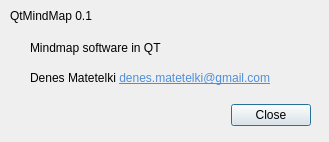
<?xml version="1.0" encoding="UTF-8"?>
<ui version="4.0">
 <class>AboutDialog</class>
 <widget class="QDialog" name="AboutDialog">
  <property name="enabled">
   <bool>true</bool>
  </property>
  <property name="geometry">
   <rect>
    <x>0</x>
    <y>0</y>
    <width>329</width>
    <height>142</height>
   </rect>
  </property>
  <property name="sizePolicy">
   <sizepolicy hsizetype="Fixed" vsizetype="Fixed">
    <horstretch>0</horstretch>
    <verstretch>0</verstretch>
   </sizepolicy>
  </property>
  <property name="windowTitle">
   <string>About QtMindMap</string>
  </property>
  <property name="sizeGripEnabled">
   <bool>false</bool>
  </property>
  <widget class="QDialogButtonBox" name="buttonBox">
   <property name="geometry">
    <rect>
     <x>100</x>
     <y>100</y>
     <width>211</width>
     <height>31</height>
    </rect>
   </property>
   <property name="orientation">
    <enum>Qt::Horizontal</enum>
   </property>
   <property name="standardButtons">
    <set>QDialogButtonBox::Close</set>
   </property>
  </widget>
  <widget class="QLabel" name="label">
   <property name="geometry">
    <rect>
     <x>10</x>
     <y>0</y>
     <width>101</width>
     <height>31</height>
    </rect>
   </property>
   <property name="text">
    <string>QtMindMap 0.1</string>
   </property>
  </widget>
  <widget class="QLabel" name="label_2">
   <property name="geometry">
    <rect>
     <x>30</x>
     <y>40</y>
     <width>181</width>
     <height>16</height>
    </rect>
   </property>
   <property name="text">
    <string>Mindmap software in QT</string>
   </property>
  </widget>
  <widget class="QLabel" name="label_3">
   <property name="geometry">
    <rect>
     <x>30</x>
     <y>70</y>
     <width>291</width>
     <height>16</height>
    </rect>
   </property>
   <property name="text">
    <string>&lt;!DOCTYPE HTML PUBLIC &quot;-//W3C//DTD HTML 4.0//EN&quot; &quot;http://www.w3.org/TR/REC-html40/strict.dtd&quot;&gt;
&lt;html&gt;&lt;head&gt;&lt;meta name=&quot;qrichtext&quot; content=&quot;1&quot; /&gt;&lt;style type=&quot;text/css&quot;&gt;
p, li { white-space: pre-wrap; }
&lt;/style&gt;&lt;/head&gt;&lt;body style=&quot; font-family:'Sans Serif'; font-size:9pt; font-weight:400; font-style:normal;&quot;&gt;
&lt;p style=&quot; margin-top:0px; margin-bottom:0px; margin-left:0px; margin-right:0px; -qt-block-indent:0; text-indent:0px;&quot;&gt;Denes Matetelki &lt;a href=&quot;mailto:denes.matetelki@gmail.com&quot;&gt;&lt;span style=&quot; text-decoration: underline; color:#508ed8;&quot;&gt;denes.matetelki@gmail.com&lt;/span&gt;&lt;/a&gt;&lt;/p&gt;&lt;/body&gt;&lt;/html&gt;</string>
   </property>
   <property name="textFormat">
    <enum>Qt::RichText</enum>
   </property>
  </widget>
 </widget>
 <resources/>
 <connections>
  <connection>
   <sender>buttonBox</sender>
   <signal>accepted()</signal>
   <receiver>AboutDialog</receiver>
   <slot>accept()</slot>
   <hints>
    <hint type="sourcelabel">
     <x>248</x>
     <y>254</y>
    </hint>
    <hint type="destinationlabel">
     <x>157</x>
     <y>274</y>
    </hint>
   </hints>
  </connection>
  <connection>
   <sender>buttonBox</sender>
   <signal>rejected()</signal>
   <receiver>AboutDialog</receiver>
   <slot>reject()</slot>
   <hints>
    <hint type="sourcelabel">
     <x>316</x>
     <y>260</y>
    </hint>
    <hint type="destinationlabel">
     <x>286</x>
     <y>274</y>
    </hint>
   </hints>
  </connection>
 </connections>
</ui>
